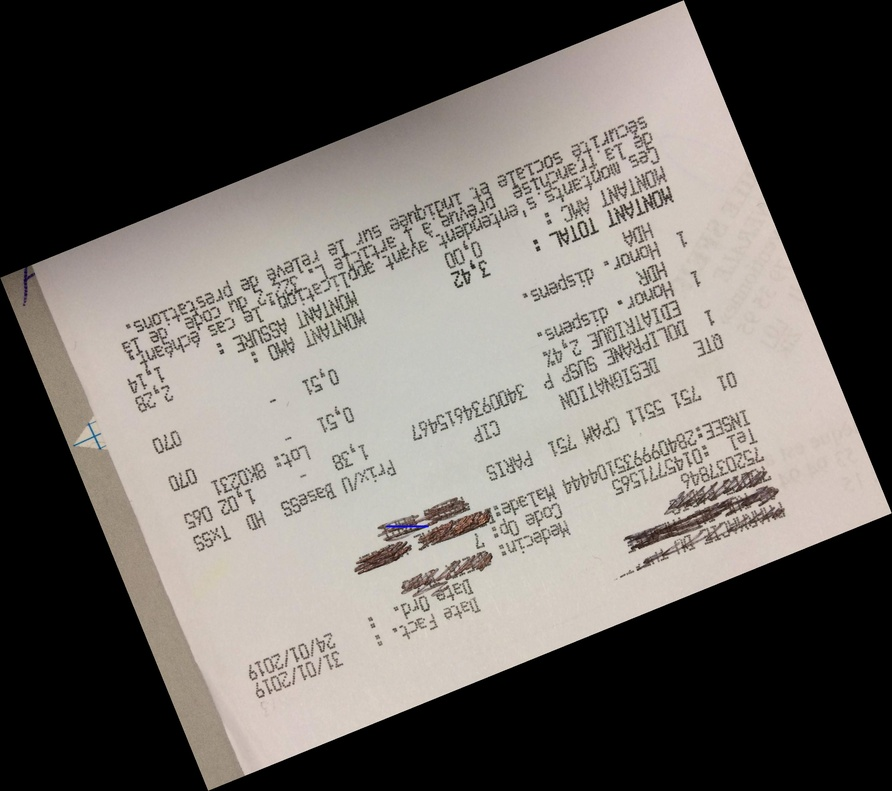
#> input picture rot.jpg, 892 x 791 px, shrunk from 2475 x 2193 before the run
$ jupyter execute 'skew text.ipynb'
#> lines starting #> are read from the running program, lines starting #| are printed output that depends on the picture; after the words box and inside, x2 and y2 are one past the last pixel; in counts of white or black regions, pixels touching at a corner belong together; long printed decimals are rounded
[cell 1]
# import the necessary packages
# import np as np
import numpy as np
import argparse
import cv2
import os
from datetime import datetime

def getDeskewedFilename(srcName, id=None):
	filename_w_ext = os.path.basename(srcName)
	filename, file_extension = os.path.splitext(filename_w_ext)
	hms = datetime.now().strftime('%d%H%M%S')
	# newName = ''
	if id != None:
		newName = srcName.replace(filename, 'de'+filename+"_"+id+"_"+hms)
	else:
		newName = srcName.replace(filename, 'de'+filename+"_"+hms)
	return newName


# load the image from disk
filename = "rot.jpg"
print('filename:{}'.format(filename))
image = cv2.imread(filename)
#> image is the input picture: shape (791, 892, 3); mean B, G, R 99, 103.6, 108.2

# convert the image to grayscale and flip the foreground
# and background to ensure foreground is now "white" and
# the background is "black"
gray = cv2.cvtColor(image, cv2.COLOR_BGR2GRAY)
gray = cv2.bitwise_not(gray)
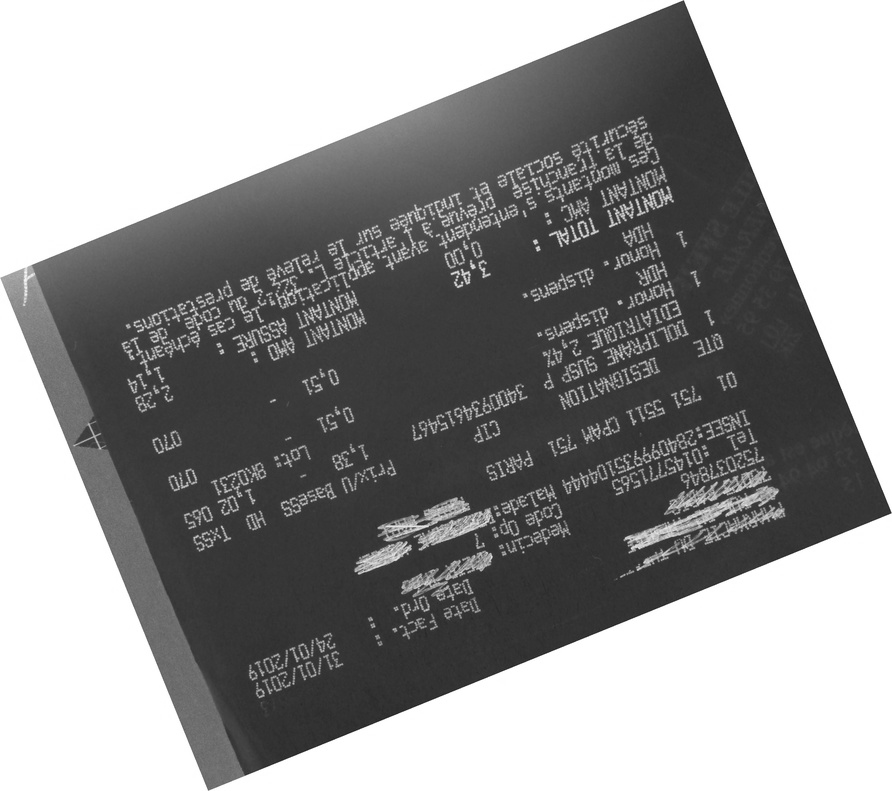
#> gray: shape (791, 892); min 30, max 255, mean 150.5

# threshold the image, setting all foreground pixels to 255 and all background pixels to 0
thresh = cv2.threshold(gray, 0, 255, cv2.THRESH_BINARY | cv2.THRESH_OTSU)[1]
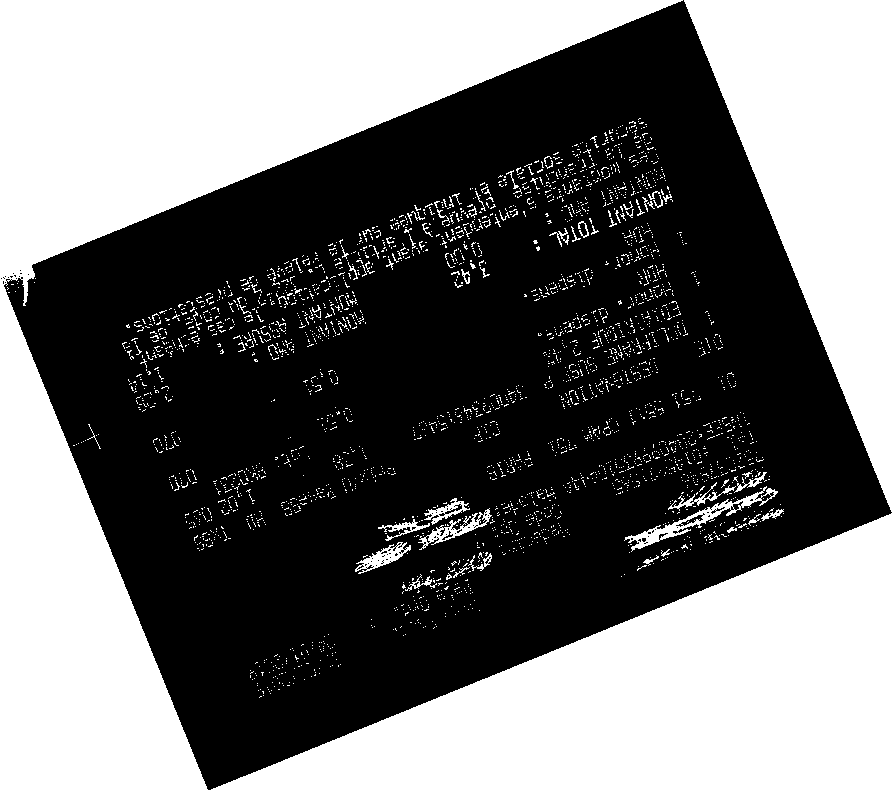
#> thresh: shape (791, 892); 44.3% white; 3158 white regions (3091 under 20 px), largest, box (x1, y1, x2, y2) and area: (0, 0, 892, 791) 244185, (684, 0, 892, 512) 53479, (624, 486, 778, 552) 1413
print(type(thresh))
#| <class 'numpy.ndarray'>
cv2.imwrite(getDeskewedFilename(filename, "thresh"), thresh)

# grab the (x, y) coordinates of all pixel values that
# are greater than zero, then use these coordinates to
# compute a rotated bounding box that contains all
# coordinates
coords = np.column_stack(np.where(thresh > 0))
#> coords = 312903 pairs, first value 0 to 790, second value 0 to 891
angle = cv2.minAreaRect(coords)[-1]
#> angle = -90
print("angle: {}".format(angle))
#| angle: -90.0

# the `cv2.minAreaRect` function returns values in the
# range [-90, 0); as the rectangle rotates clockwise the
# returned angle trends to 0 -- in this special case we
# need to add 90 degrees to the angle
if angle < -45:
	angle = -(90 + angle)
#> angle = 0

# otherwise, just take the inverse of the angle to make
# it positive
else:
	angle = -angle

# rotate the image to deskew it
(h, w) = image.shape[:2]
#> h = 791; w = 892
center = (w // 2, h // 2)
#> center = (446, 395)
M = cv2.getRotationMatrix2D(center, angle, 1.0)
#> M = [[1, 0, 0], [0, 1, 0]]
rotated = cv2.warpAffine(image, M, (w, h), flags=cv2.INTER_CUBIC, borderMode=cv2.BORDER_REPLICATE)

# save rotated image to new file
cv2.imwrite(getDeskewedFilename(filename), rotated)
height, width, channels = rotated.shape
#> height = 791; width = 892; channels = 3
print("Heiht:{}, Width:{}, Channels:{}".format(height, width, channels))
#| Heiht:791, Width:892, Channels:3
dim2 = rotated.reshape(channels, height,width)
print(dim2)
#> (printed output is left out)

# draw the correction angle on the image so we can validate it
cv2.putText(rotated, "Angle: {:.2f} degrees".format(angle), (10, 30), cv2.FONT_HERSHEY_SIMPLEX, 0.7, (0, 0, 255), 2)
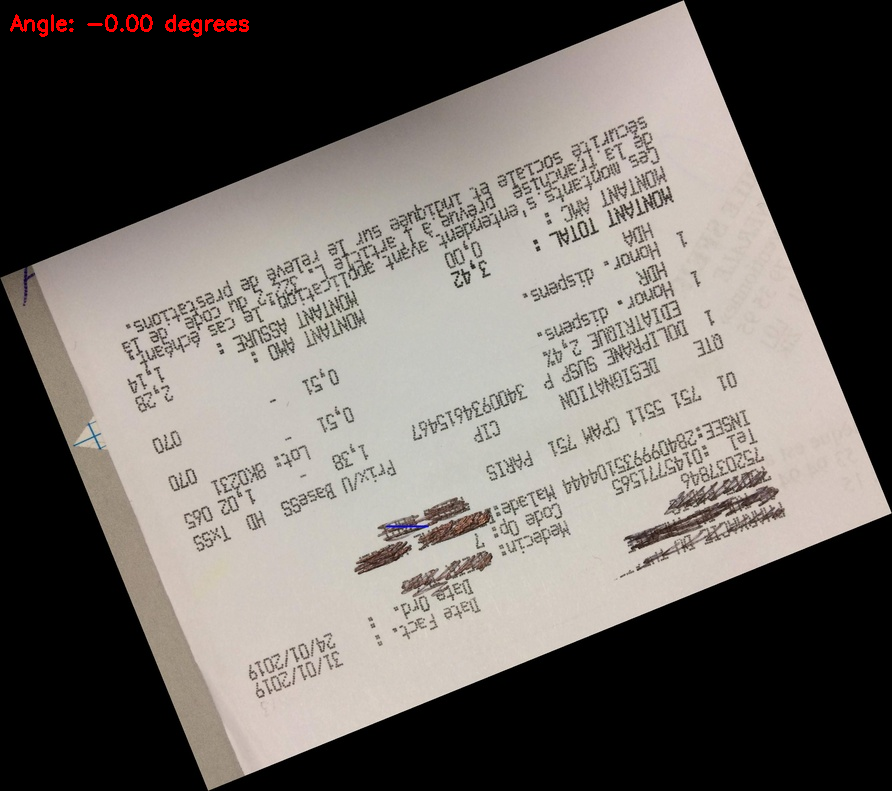
#> rotated: shape (791, 892, 3); 0.23% of pixels changed, all inside (x1, y1, x2, y2) = (10, 14, 249, 37)

# show the output image
print("[INFO] angle: {:.5f}".format(angle))
#| [INFO] angle: -0
cv2.imshow("Input", image)
cv2.imshow("Rotated", rotated)
cv2.waitKey(0)
